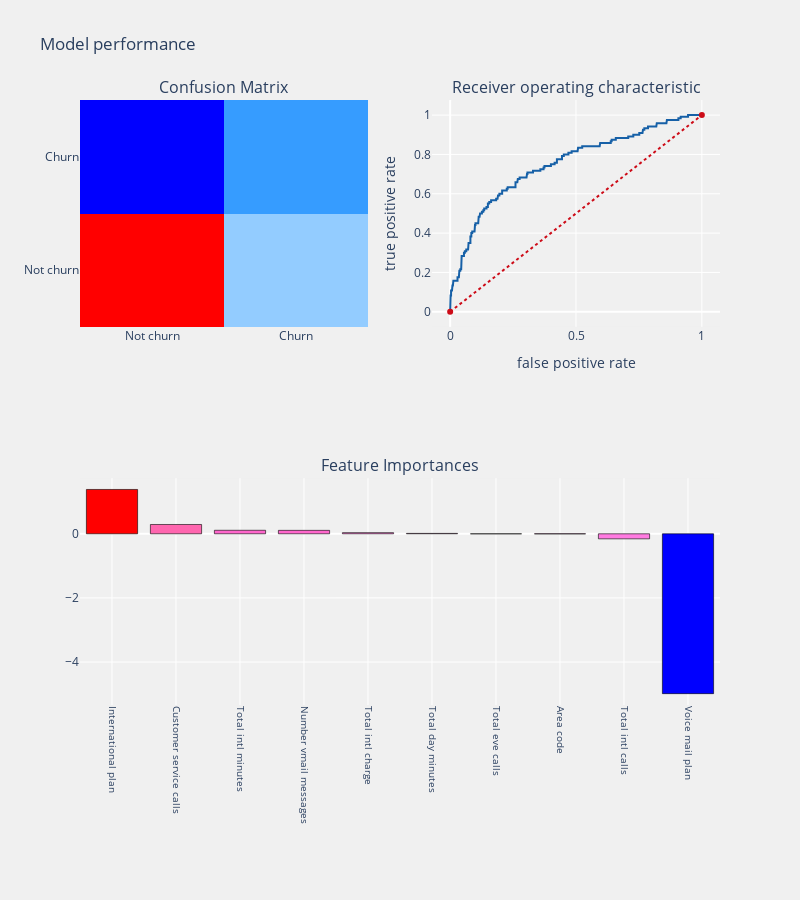
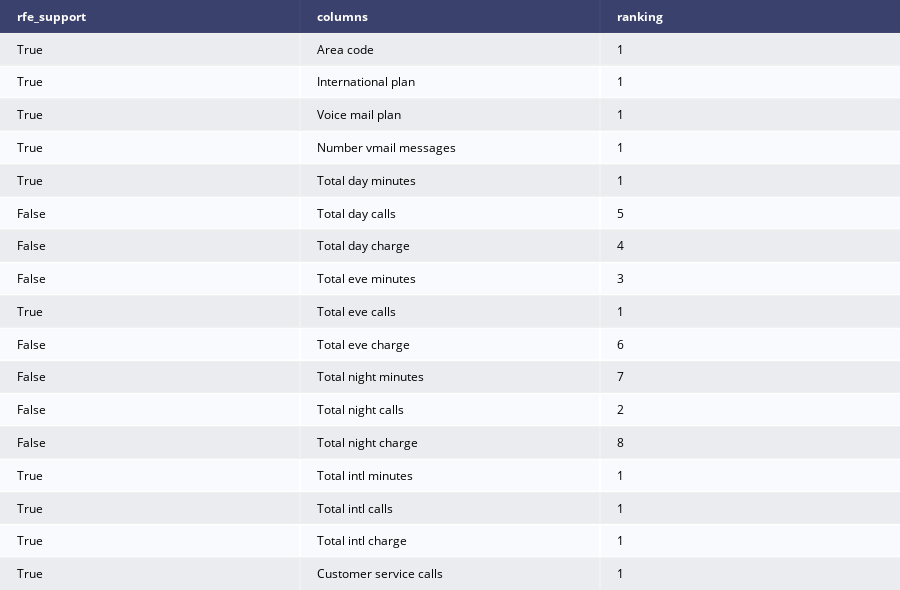

Source (notebook cell) for these figures, in order:
### Code cell
from sklearn.feature_selection import RFE

logit = LogisticRegression()

rfe = RFE(logit,10)
rfe = rfe.fit(os_smote_X,os_smote_Y.values.ravel())

rfe.support_
rfe.ranking_

#identified columns Recursive Feature Elimination
idc_rfe = pd.DataFrame({"rfe_support" :rfe.support_,
                       "columns" : X.columns,
                       "ranking" : rfe.ranking_,
                      })
cols = idc_rfe[idc_rfe["rfe_support"] == True]["columns"].tolist()


#separating train and test data
train_rf_X = os_smote_X[cols]
train_rf_Y = os_smote_Y
test_rf_X  = test[cols]
test_rf_Y  = test[target_col]

logit_rfe = LogisticRegression(C=1.0, class_weight=None, dual=False, fit_intercept=True,
          intercept_scaling=1, max_iter=100, multi_class='ovr', n_jobs=1,
          penalty='l2', random_state=None, solver='liblinear', tol=0.0001,
          verbose=0, warm_start=False)
#applying model
telecom_churn_prediction(logit_rfe,train_rf_X,test_rf_X,train_rf_Y,test_rf_Y,
                         cols,"coefficients",threshold_plot = True)

tab_rk = ff.create_table(idc_rfe)
py.iplot(tab_rk)

### Figure 1 — Plotly figure (JSON) as saved in the notebook; plotly's stock layout.template omitted (floating-point values rounded to 4 significant figures; data arrays with more than 128 entries replaced by an {"elided": "..."} marker saying what was removed)
{"data": [{"colorscale": [[0, "rgb(0,0,255)"], [0.1, "rgb(51,153,255)"], [0.2, "rgb(102,204,255)"], [0.3, "rgb(153,204,255)"], [0.4, "rgb(204,204,255)"], [0.5, "rgb(255,255,255)"], [0.6, "rgb(255,204,255)"], [0.7, "rgb(255,153,255)"], [0.8, "rgb(255,102,204)"], [0.9, "rgb(255,102,102)"], [1, "rgb(255,0,0)"]], "name": "matrix", "showscale": false, "type": "heatmap", "x": ["Not churn", "Churn"], "xaxis": "x", "y": ["Not churn", "Churn"], "yaxis": "y", "z": [[402, 145], [41, 79]]}, {"line": {"color": "rgb(22, 96, 167)", "width": 2}, "name": "Roc : 0.6966255332114564", "type": "scatter", "x": {"elided": "166 float values"}, "xaxis": "x2", "y": {"elided": "166 float values"}, "yaxis": "y2"}, {"line": {"color": "rgb(205, 12, 24)", "dash": "dot", "width": 2}, "type": "scatter", "x": [0, 1], "xaxis": "x2", "y": [0, 1], "yaxis": "y2"}, {"marker": {"color": [1.382, 0.2898, 0.1092, 0.1071, 0.03585, 0.01241, -0.002019, -0.002946, -0.1577, -4.986], "colorscale": [[0, "rgb(0,0,255)"], [0.1, "rgb(51,153,255)"], [0.2, "rgb(102,204,255)"], [0.3, "rgb(153,204,255)"], [0.4, "rgb(204,204,255)"], [0.5, "rgb(255,255,255)"], [0.6, "rgb(255,204,255)"], [0.7, "rgb(255,153,255)"], [0.8, "rgb(255,102,204)"], [0.9, "rgb(255,102,102)"], [1, "rgb(255,0,0)"]], "line": {"color": "black", "width": 0.6}}, "name": "coefficients", "type": "bar", "x": ["International plan", "Customer service calls", "Total intl minutes", "Number vmail messages", "Total intl charge", "Total day minutes", "Total eve calls", "Area code", "Total intl calls", "Voice mail plan"], "xaxis": "x3", "y": [1.382, 0.2898, 0.1092, 0.1071, 0.03585, 0.01241, -0.002019, -0.002946, -0.1577, -4.986], "yaxis": "y3"}], "layout": {"annotations": [{"font": {"size": 16}, "showarrow": false, "text": "Confusion Matrix", "x": 0.225, "xanchor": "center", "xref": "paper", "y": 1, "yanchor": "bottom", "yref": "paper"}, {"font": {"size": 16}, "showarrow": false, "text": "Receiver operating characteristic", "x": 0.775, "xanchor": "center", "xref": "paper", "y": 1, "yanchor": "bottom", "yref": "paper"}, {"font": {"size": 16}, "showarrow": false, "text": "Feature Importances", "x": 0.5, "xanchor": "center", "xref": "paper", "y": 0.375, "yanchor": "bottom", "yref": "paper"}], "autosize": false, "height": 900, "margin": {"b": 195}, "paper_bgcolor": "rgba(240,240,240, 0.95)", "plot_bgcolor": "rgba(240,240,240, 0.95)", "showlegend": false, "title": {"text": "Model performance"}, "width": 800, "xaxis": {"anchor": "y", "domain": [0, 0.45]}, "xaxis2": {"anchor": "y2", "domain": [0.55, 1], "title": {"text": "false positive rate"}}, "xaxis3": {"anchor": "y3", "domain": [0, 1], "showgrid": true, "tickangle": 90, "tickfont": {"size": 10}}, "yaxis": {"anchor": "x", "domain": [0.625, 1]}, "yaxis2": {"anchor": "x2", "domain": [0.625, 1], "title": {"text": "true positive rate"}}, "yaxis3": {"anchor": "x3", "domain": [0, 0.375]}}}

### Figure 2 — Plotly figure (JSON) as saved in the notebook; plotly's stock layout.template omitted (floating-point values rounded to 4 significant figures)
{"data": [{"colorscale": [[0, "#00083e"], [0.5, "#ededee"], [1, "#ffffff"]], "hoverinfo": "none", "opacity": 0.75, "showscale": false, "type": "heatmap", "z": [[0, 0, 0], [0.5, 0.5, 0.5], [1, 1, 1], [0.5, 0.5, 0.5], [1, 1, 1], [0.5, 0.5, 0.5], [1, 1, 1], [0.5, 0.5, 0.5], [1, 1, 1], [0.5, 0.5, 0.5], [1, 1, 1], [0.5, 0.5, 0.5], [1, 1, 1], [0.5, 0.5, 0.5], [1, 1, 1], [0.5, 0.5, 0.5], [1, 1, 1], [0.5, 0.5, 0.5]]}], "layout": {"annotations": [{"align": "left", "font": {"color": "#ffffff"}, "showarrow": false, "text": "<b>rfe_support</b>", "x": -0.45, "xanchor": "left", "xref": "x", "y": 0, "yref": "y"}, {"align": "left", "font": {"color": "#ffffff"}, "showarrow": false, "text": "<b>columns</b>", "x": 0.55, "xanchor": "left", "xref": "x", "y": 0, "yref": "y"}, {"align": "left", "font": {"color": "#ffffff"}, "showarrow": false, "text": "<b>ranking</b>", "x": 1.55, "xanchor": "left", "xref": "x", "y": 0, "yref": "y"}, {"align": "left", "font": {"color": "#000000"}, "showarrow": false, "text": "True", "x": -0.45, "xanchor": "left", "xref": "x", "y": 1, "yref": "y"}, {"align": "left", "font": {"color": "#000000"}, "showarrow": false, "text": "Area code", "x": 0.55, "xanchor": "left", "xref": "x", "y": 1, "yref": "y"}, {"align": "left", "font": {"color": "#000000"}, "showarrow": false, "text": "1", "x": 1.55, "xanchor": "left", "xref": "x", "y": 1, "yref": "y"}, {"align": "left", "font": {"color": "#000000"}, "showarrow": false, "text": "True", "x": -0.45, "xanchor": "left", "xref": "x", "y": 2, "yref": "y"}, {"align": "left", "font": {"color": "#000000"}, "showarrow": false, "text": "International plan", "x": 0.55, "xanchor": "left", "xref": "x", "y": 2, "yref": "y"}, {"align": "left", "font": {"color": "#000000"}, "showarrow": false, "text": "1", "x": 1.55, "xanchor": "left", "xref": "x", "y": 2, "yref": "y"}, {"align": "left", "font": {"color": "#000000"}, "showarrow": false, "text": "True", "x": -0.45, "xanchor": "left", "xref": "x", "y": 3, "yref": "y"}, {"align": "left", "font": {"color": "#000000"}, "showarrow": false, "text": "Voice mail plan", "x": 0.55, "xanchor": "left", "xref": "x", "y": 3, "yref": "y"}, {"align": "left", "font": {"color": "#000000"}, "showarrow": false, "text": "1", "x": 1.55, "xanchor": "left", "xref": "x", "y": 3, "yref": "y"}, {"align": "left", "font": {"color": "#000000"}, "showarrow": false, "text": "True", "x": -0.45, "xanchor": "left", "xref": "x", "y": 4, "yref": "y"}, {"align": "left", "font": {"color": "#000000"}, "showarrow": false, "text": "Number vmail messages", "x": 0.55, "xanchor": "left", "xref": "x", "y": 4, "yref": "y"}, {"align": "left", "font": {"color": "#000000"}, "showarrow": false, "text": "1", "x": 1.55, "xanchor": "left", "xref": "x", "y": 4, "yref": "y"}, {"align": "left", "font": {"color": "#000000"}, "showarrow": false, "text": "True", "x": -0.45, "xanchor": "left", "xref": "x", "y": 5, "yref": "y"}, {"align": "left", "font": {"color": "#000000"}, "showarrow": false, "text": "Total day minutes", "x": 0.55, "xanchor": "left", "xref": "x", "y": 5, "yref": "y"}, {"align": "left", "font": {"color": "#000000"}, "showarrow": false, "text": "1", "x": 1.55, "xanchor": "left", "xref": "x", "y": 5, "yref": "y"}, {"align": "left", "font": {"color": "#000000"}, "showarrow": false, "text": "False", "x": -0.45, "xanchor": "left", "xref": "x", "y": 6, "yref": "y"}, {"align": "left", "font": {"color": "#000000"}, "showarrow": false, "text": "Total day calls", "x": 0.55, "xanchor": "left", "xref": "x", "y": 6, "yref": "y"}, {"align": "left", "font": {"color": "#000000"}, "showarrow": false, "text": "5", "x": 1.55, "xanchor": "left", "xref": "x", "y": 6, "yref": "y"}, {"align": "left", "font": {"color": "#000000"}, "showarrow": false, "text": "False", "x": -0.45, "xanchor": "left", "xref": "x", "y": 7, "yref": "y"}, {"align": "left", "font": {"color": "#000000"}, "showarrow": false, "text": "Total day charge", "x": 0.55, "xanchor": "left", "xref": "x", "y": 7, "yref": "y"}, {"align": "left", "font": {"color": "#000000"}, "showarrow": false, "text": "4", "x": 1.55, "xanchor": "left", "xref": "x", "y": 7, "yref": "y"}, {"align": "left", "font": {"color": "#000000"}, "showarrow": false, "text": "False", "x": -0.45, "xanchor": "left", "xref": "x", "y": 8, "yref": "y"}, {"align": "left", "font": {"color": "#000000"}, "showarrow": false, "text": "Total eve minutes", "x": 0.55, "xanchor": "left", "xref": "x", "y": 8, "yref": "y"}, {"align": "left", "font": {"color": "#000000"}, "showarrow": false, "text": "3", "x": 1.55, "xanchor": "left", "xref": "x", "y": 8, "yref": "y"}, {"align": "left", "font": {"color": "#000000"}, "showarrow": false, "text": "True", "x": -0.45, "xanchor": "left", "xref": "x", "y": 9, "yref": "y"}, {"align": "left", "font": {"color": "#000000"}, "showarrow": false, "text": "Total eve calls", "x": 0.55, "xanchor": "left", "xref": "x", "y": 9, "yref": "y"}, {"align": "left", "font": {"color": "#000000"}, "showarrow": false, "text": "1", "x": 1.55, "xanchor": "left", "xref": "x", "y": 9, "yref": "y"}, {"align": "left", "font": {"color": "#000000"}, "showarrow": false, "text": "False", "x": -0.45, "xanchor": "left", "xref": "x", "y": 10, "yref": "y"}, {"align": "left", "font": {"color": "#000000"}, "showarrow": false, "text": "Total eve charge", "x": 0.55, "xanchor": "left", "xref": "x", "y": 10, "yref": "y"}, {"align": "left", "font": {"color": "#000000"}, "showarrow": false, "text": "6", "x": 1.55, "xanchor": "left", "xref": "x", "y": 10, "yref": "y"}, {"align": "left", "font": {"color": "#000000"}, "showarrow": false, "text": "False", "x": -0.45, "xanchor": "left", "xref": "x", "y": 11, "yref": "y"}, {"align": "left", "font": {"color": "#000000"}, "showarrow": false, "text": "Total night minutes", "x": 0.55, "xanchor": "left", "xref": "x", "y": 11, "yref": "y"}, {"align": "left", "font": {"color": "#000000"}, "showarrow": false, "text": "7", "x": 1.55, "xanchor": "left", "xref": "x", "y": 11, "yref": "y"}, {"align": "left", "font": {"color": "#000000"}, "showarrow": false, "text": "False", "x": -0.45, "xanchor": "left", "xref": "x", "y": 12, "yref": "y"}, {"align": "left", "font": {"color": "#000000"}, "showarrow": false, "text": "Total night calls", "x": 0.55, "xanchor": "left", "xref": "x", "y": 12, "yref": "y"}, {"align": "left", "font": {"color": "#000000"}, "showarrow": false, "text": "2", "x": 1.55, "xanchor": "left", "xref": "x", "y": 12, "yref": "y"}, {"align": "left", "font": {"color": "#000000"}, "showarrow": false, "text": "False", "x": -0.45, "xanchor": "left", "xref": "x", "y": 13, "yref": "y"}, {"align": "left", "font": {"color": "#000000"}, "showarrow": false, "text": "Total night charge", "x": 0.55, "xanchor": "left", "xref": "x", "y": 13, "yref": "y"}, {"align": "left", "font": {"color": "#000000"}, "showarrow": false, "text": "8", "x": 1.55, "xanchor": "left", "xref": "x", "y": 13, "yref": "y"}, {"align": "left", "font": {"color": "#000000"}, "showarrow": false, "text": "True", "x": -0.45, "xanchor": "left", "xref": "x", "y": 14, "yref": "y"}, {"align": "left", "font": {"color": "#000000"}, "showarrow": false, "text": "Total intl minutes", "x": 0.55, "xanchor": "left", "xref": "x", "y": 14, "yref": "y"}, {"align": "left", "font": {"color": "#000000"}, "showarrow": false, "text": "1", "x": 1.55, "xanchor": "left", "xref": "x", "y": 14, "yref": "y"}, {"align": "left", "font": {"color": "#000000"}, "showarrow": false, "text": "True", "x": -0.45, "xanchor": "left", "xref": "x", "y": 15, "yref": "y"}, {"align": "left", "font": {"color": "#000000"}, "showarrow": false, "text": "Total intl calls", "x": 0.55, "xanchor": "left", "xref": "x", "y": 15, "yref": "y"}, {"align": "left", "font": {"color": "#000000"}, "showarrow": false, "text": "1", "x": 1.55, "xanchor": "left", "xref": "x", "y": 15, "yref": "y"}, {"align": "left", "font": {"color": "#000000"}, "showarrow": false, "text": "True", "x": -0.45, "xanchor": "left", "xref": "x", "y": 16, "yref": "y"}, {"align": "left", "font": {"color": "#000000"}, "showarrow": false, "text": "Total intl charge", "x": 0.55, "xanchor": "left", "xref": "x", "y": 16, "yref": "y"}, {"align": "left", "font": {"color": "#000000"}, "showarrow": false, "text": "1", "x": 1.55, "xanchor": "left", "xref": "x", "y": 16, "yref": "y"}, {"align": "left", "font": {"color": "#000000"}, "showarrow": false, "text": "True", "x": -0.45, "xanchor": "left", "xref": "x", "y": 17, "yref": "y"}, {"align": "left", "font": {"color": "#000000"}, "showarrow": false, "text": "Customer service calls", "x": 0.55, "xanchor": "left", "xref": "x", "y": 17, "yref": "y"}, {"align": "left", "font": {"color": "#000000"}, "showarrow": false, "text": "1", "x": 1.55, "xanchor": "left", "xref": "x", "y": 17, "yref": "y"}], "height": 590, "margin": {"b": 0, "l": 0, "r": 0, "t": 0}, "xaxis": {"dtick": 1, "gridwidth": 2, "showticklabels": false, "tick0": -0.5, "ticks": "", "zeroline": false}, "yaxis": {"autorange": "reversed", "dtick": 1, "gridwidth": 2, "showticklabels": false, "tick0": 0.5, "ticks": "", "zeroline": false}}}
